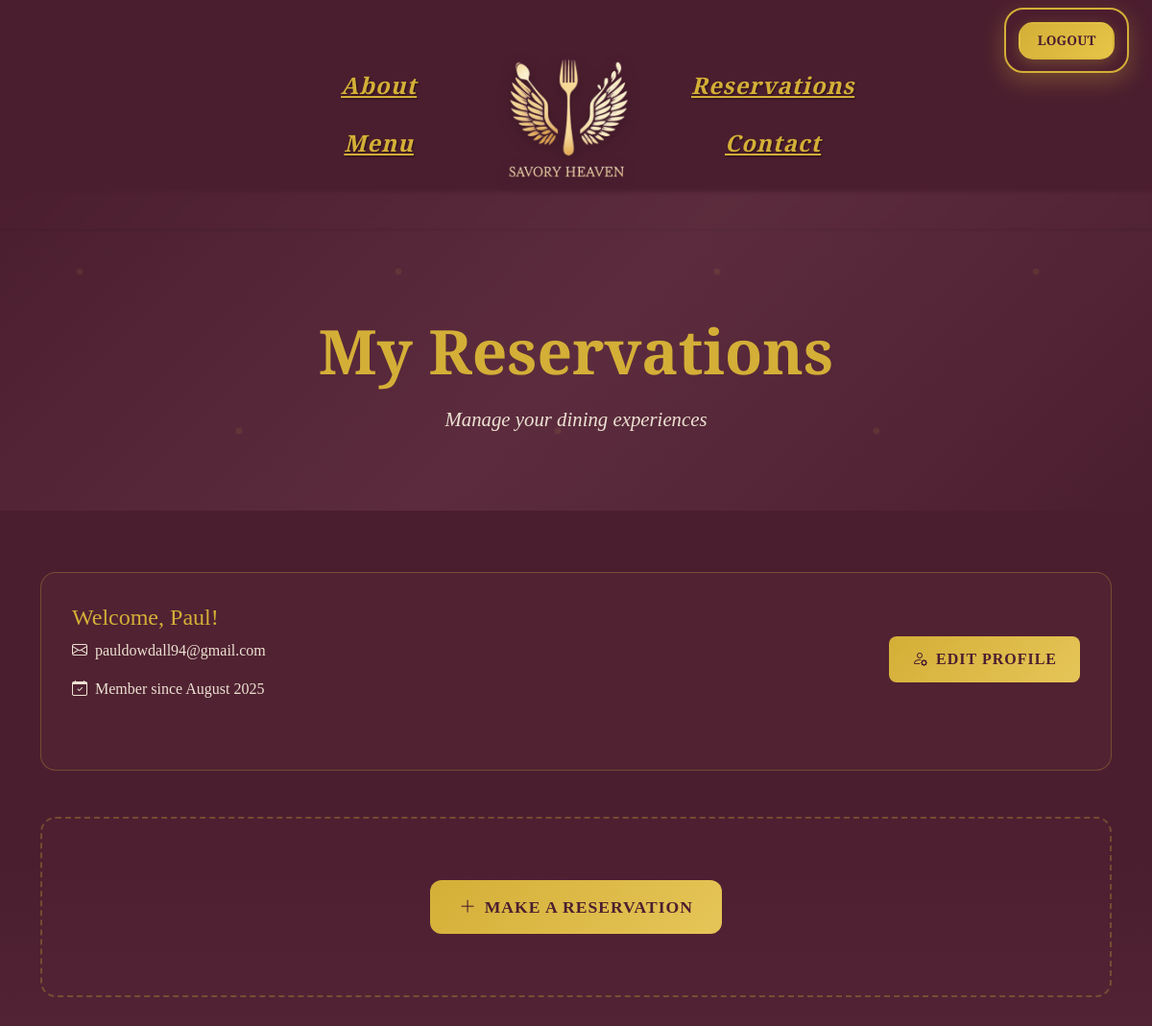
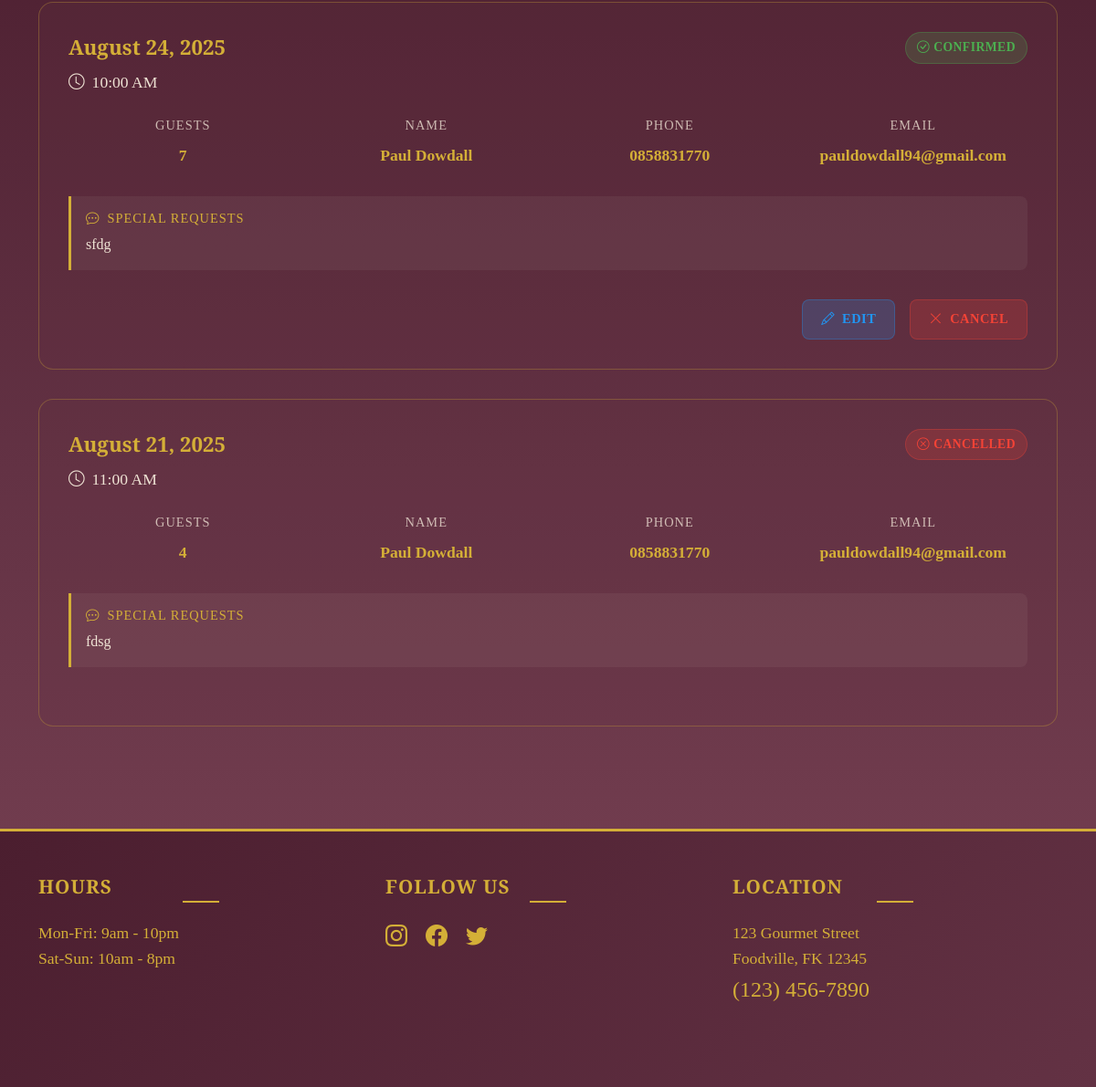
/my-reservations/ (signed in), run on the app's committed database (2 pictures, top to bottom).
### reservations/models.py (models this page shows, shortened)
class Reservation(models.Model):
    user = models.ForeignKey(
        User,
        on_delete=models.CASCADE,
        help_text="User who made the reservation"
    )
    time_slot = models.ForeignKey(
        TimeSlot,
        on_delete=models.PROTECT,  # Prevent deletion of booked slots
        help_text="Selected booking time"
    )
    date = models.DateField(help_text="Reservation date (YYYY-MM-DD)")
    name = models.CharField(
        max_length=100,
        help_text="Customer name (fallback if not logged in)"
    )
    email = models.EmailField(help_text="Contact email for confirmation")
    phone = models.CharField(
        max_length=20,
        help_text="Contact phone number"
    )
    guests = models.PositiveIntegerField(
        validators=[
            MinValueValidator(1),  # At least 1 guest
            MaxValueValidator(20)  # Max 20 guests
        ],
        help_text="Number of attendees"
    )
    special_requests = models.TextField(
        blank=True,
        null=True,
        help_text="Dietary needs or other requests"
    )
    created_at = models.DateTimeField(
        auto_now_add=True,
        help_text="When reservation was made"
    )
    is_cancelled = models.BooleanField(
        default=False,
        help_text="Soft delete toggle"
    )
    class Meta:
        ordering = ['date', 'time_slot__start_time']  # Earliest first
        verbose_name = "Reservation"
        verbose_name_plural = "Reservations"
    @property
    def time(self):
        """Backward-compatible time accessor (for templates)."""
        return self.time_slot.start_time

class TimeSlot(models.Model):
    start_time = models.TimeField(
        unique=True,
        help_text="Actual time stored in 24h format (e.g. 17:30:00)"
    )
    display_name = models.CharField(
        max_length=10,
        help_text="User-friendly name (e.g. '5:30 PM')"
    )
    is_active = models.BooleanField(
        default=True,
        help_text="Toggle to disable slot temporarily"
    )
    max_capacity = models.PositiveIntegerField(
        default=50,
        validators=[MinValueValidator(1)],
        help_text="Maximum reservations allowed for this slot"
    )
    class Meta:
        ordering = ['start_time']  # Chronological order
        verbose_name = "Time Slot"
        verbose_name_plural = "Time Slots"

### reservations/views.py (the view)
# urls.py: path('my-reservations/', my_reservations, name='my_reservations'),
@login_required
def my_reservations(request):
    reservations = Reservation.objects.filter(
        user=request.user
    ).order_by('-date', 'time_slot__start_time')
    return render(request, 'reservations/my_reservations.html', {
        'reservations': reservations
    })

### reservations/templates/reservations/my_reservations.html (shortened to what this page needs)
{% extends 'base.html' %}
{% load static %}
{% block content %}
<link rel="stylesheet" href="{% static 'css/reservations/my_reservations.css' %}">
<section class="reservations-hero">
    <div class="container">
        <h1 class="page-title fade-in">My Reservations</h1>
        <p class="page-subtitle fade-in-delay">Manage your dining experiences</p>
    </div>
</section>
<section class="main-content">
    <div class="container">
        <div class="profile-section fade-in">
            <div class="profile-header">
                <div class="profile-info">
                    <h3>Welcome, {{ user.first_name|default:user.username }}!</h3>
                    <div class="profile-details">
                        <p><i class="bi bi-envelope me-2"></i>{{ user.email }}</p>
                        <p><i class="bi bi-calendar-check me-2"></i>Member since {{ user.date_joined|date:"F Y" }}</p>
                    </div>
                </div>
                <a href="{% url 'edit_profile' %}" class="btn-profile">
                    <i class="bi bi-person-gear"></i>
                    Edit Profile
                </a>
            </div>
        </div>
        <div class="empty-state fade-in-delay">
            <a href="{% url 'book' %}" class="btn-make-reservation">
                <i class="bi bi-plus-lg"></i>
                Make A Reservation
            </a>
        </div>
        <div class="fade-in-delay">
            {% if reservations %}
                <div class="reservations-grid">
                    {% for reservation in reservations %}
                        <div class="reservation-card">
                            <div class="reservation-header">
                                <div class="reservation-date-time">
                                    <div class="reservation-date">
                                        {{ reservation.date|date:"F j, Y" }}
                                    </div>
                                    <div class="reservation-time">
                                        <i class="bi bi-clock me-2"></i>{{ reservation.time_slot.display_name }}
                                    </div>
                                </div>
                                <div class="reservation-status {% if reservation.is_cancelled %}status-cancelled{% else %}status-confirmed{% endif %}">
                                    {% if reservation.is_cancelled %}
                                        <i class="bi bi-x-circle me-1"></i>Cancelled
                                    {% else %}
                                        <i class="bi bi-check-circle me-1"></i>Confirmed
                                    {% endif %}
                                </div>
                            </div>
                            <div class="reservation-details">
                                <div class="detail-item">
                                    <span class="detail-label">Guests</span>
                                    <span class="detail-value">{{ reservation.guests }}</span>
                                </div>
                                <div class="detail-item">
                                    <span class="detail-label">Name</span>
                                    <span class="detail-value">{{ reservation.name }}</span>
                                </div>
                                <div class="detail-item">
                                    <span class="detail-label">Phone</span>
                                    <span class="detail-value">{{ reservation.phone }}</span>
                                </div>
                                <div class="detail-item">
                                    <span class="detail-label">Email</span>
                                    <span class="detail-value">{{ reservation.email }}</span>
                                </div>
                            </div>
                            {% if reservation.special_requests %}
                                <div class="special-requests">
                                    <h5><i class="bi bi-chat-dots me-2"></i>Special Requests</h5>
                                    <p>{{ reservation.special_requests }}</p>
                                </div>
                            {% endif %}
                            {% if not reservation.is_cancelled %}
                                <div class="reservation-actions">
                                    <a href="{% url 'edit_reservation' reservation.id %}" class="btn-edit">
                                        <i class="bi bi-pencil"></i>
                                        Edit
                                    </a>
                                    <button type="button" class="btn-cancel" onclick="showCancelModal({{ reservation.id }}, '{{ reservation.date|date:"F j, Y" }}', '{{ reservation.time_slot.display_name }}')">
                                        <i class="bi bi-x-lg"></i>
                                        Cancel
                                    </button>
                                </div>
                            {% endif %}
                        </div>
                    {% endfor %}
                </div>
            {% endif %}
        </div>
    </div>
</section>
{% endblock %}

### reservations/static/css/base.css (style rules this page uses)
:root { --gold: #d4af37; --burgundy: #4b1e2f; --burgundy-light: #633244; --cream: #fef6e4; }
body { font-family: 'Cormorant Garamond', serif; background: linear-gradient(180deg, #4b1e2f 0%, #4b1e2f 40%, #633244 70%, #7a4355 100% ); min-height: 100vh; color: var(--cream); margin: 0; padding: 0; position: relative; }

### data on the page
Reservation: date "August 24, 2025", time_slot.display_name "10:00 AM", is_cancelled False (drawn), guests "7", name "Paul Dowdall", phone "0858831770", email "pauldowdall94@gmail.com", special_requests "sfdg"
Reservation: date "August 21, 2025", time_slot.display_name "11:00 AM", is_cancelled True (drawn), guests "4", name "Paul Dowdall", phone "0858831770", email "pauldowdall94@gmail.com", special_requests "fdsg"

### other printed values
{{ user.first_name|default:user.username }} "Paul"
{{ user.email }} "pauldowdall94@gmail.com"
{{ user.date_joined|date:"F Y" }} "August 2025"
